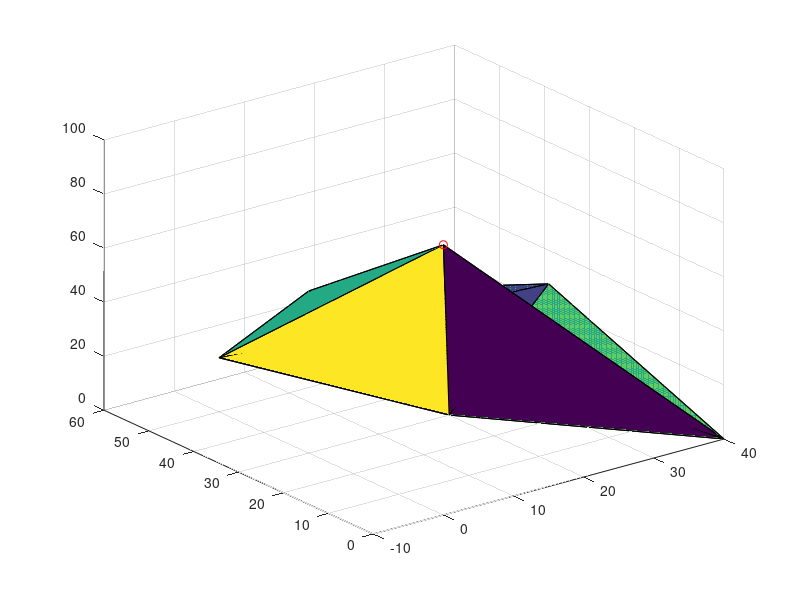

This figure's MATLAB source:


A = [3 2 1; 5 4 3; 1 1 0; -1 0 0; 0 -1 0; 0 0 -1];
b = [120; 300; 50; 0; 0; 0];

F = [12 8 10];


matrix_rows = 1:6;
allComb = nchoosek(matrix_rows, 3);

sz = length(allComb);
results = zeros(3, sz);

for i=1:sz
    Ap = [A(allComb(i, 1),:); A(allComb(i, 2),:); A(allComb(i, 3),:)];
    bp = [b(allComb(i, 1)); b(allComb(i, 2)); b(allComb(i, 3))];
    results(:, i) = linsolve(Ap, bp);
end


final_results = [];
index_counter = 1;
eps = 1.0e-13;

for i=1:sz
    if ((A(1, :) * results(:, i) - b(1) <= eps) && ...
    (A(2, :) * results(:, i) - b(2) <= eps) && ...
    (A(3, :) * results(:, i) - b(3) <= eps) && ...
    (A(4, :) * results(:, i) - b(4) <= eps) && ...
    (A(5, :) * results(:, i) - b(5) <= eps) && ...
    (A(6, :) * results(:, i) - b(6) <= eps))
    final_results(:, index_counter) = results(:,i);
    index_counter = index_counter + 1;
    end
end


final_values = zeros(1, length(final_results));

for i=1:length(final_results)
    final_values(i) = F * final_results(:, i);
end

[res, res_index] = max(final_values);

x1 = final_results(1, res_index);
x2 = final_results(2, res_index);
x3 = final_results(3, res_index);

fprintf('Maksimum = %d\n', res)
fprintf('x1 =  %.2f\nx2 =  %.2f\nx3 =  %.2f\n', x1, x2, x3)


trisurf(convhull(A), final_results(1,:), final_results(2, :), final_results(3, :))
hold on
scatter3(x1, x2, x3, 'r')







